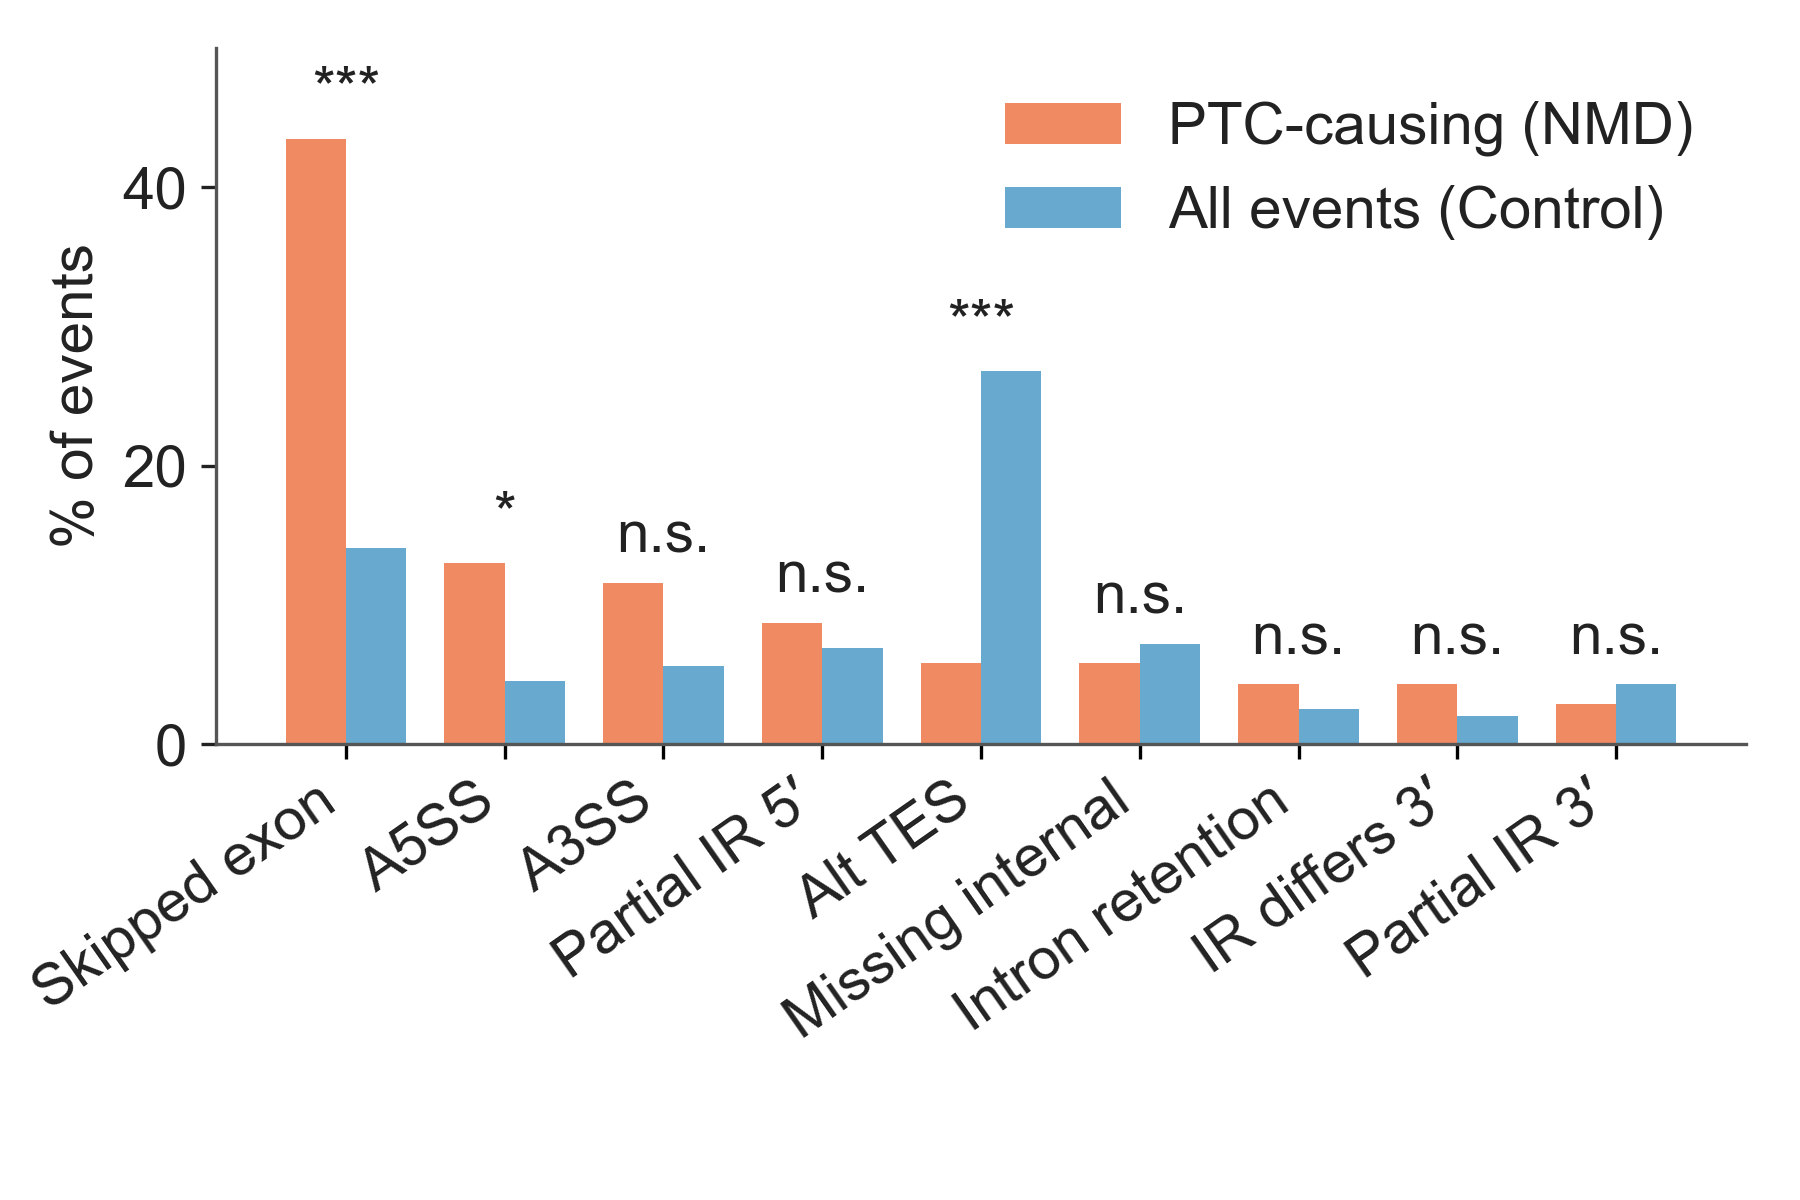

Reproduce this figure in Python.
"""
Figure 3 Panel E — PTC-introducing event attribution.

Paired barplot: among events Isopair attributes as the cause of a PTC in
NMD comparators (NMD-causing), and among ALL splice events in Control
comparators (the background), what fraction is each event type?

Headline: skipped exon (SE) accounts for 57.0% of PTC-causing events vs
13.2% of Control events (~4× enrichment, p ≈ 2×10⁻²⁰³). A3SS (2.2×) and
A5SS (2.5×) are also significantly enriched among PTC-causing events;
terminal events (Alt TES) and 5'UTR-side partial-IR are depleted.

Scope: ENST-only effectively_ptc (n=1,489 NMD comparators; 1,434 with direct
event attribution) vs all detailed_events in ENST-only pop_traceable Control
(3,218 events across 1,286 c4 pairs). Attribution is ref-AUG-derived
uniformly — populated by 05r_ref_atg_analysis.R for ALL effectively_ptc
pairs (no TD2-PTC-stop path).

Data:
  ./data/panelE_ptc_event_attribution.tsv
    Columns: event_type, n_ptc_events, pct_of_ptc, n_ctrl_events, pct_ctrl,
             enrichment, fisher_p, direction
    Source: panel_e_compute.R; output of ref-AUG-derived attribution.

Style: HEADER_FS=18 bold, BODY_FS=14 regular. PTC-causing (NMD-attributed)
coral, Control all-events light blue — matches Panels A/B/C/D.
"""

import sys
from pathlib import Path

import matplotlib.pyplot as plt
import numpy as np
import pandas as pd

HERE = Path(__file__).resolve()
LIB = HERE.parents[2] / "lib"
sys.path.insert(0, str(LIB))

plt.rcParams["font.family"] = "sans-serif"
plt.rcParams["font.sans-serif"] = ["Arial", "Helvetica Neue", "Helvetica", "DejaVu Sans"]
plt.rcParams["pdf.fonttype"] = 42
plt.rcParams["ps.fonttype"] = 42

HEADER_FS = 18
BODY_FS = 14

C_NMD = "#ef8a62"
C_CTRL = "#67a9cf"
C_TITLE = "#222222"
C_AXIS = "#555555"

EVENT_LABELS = {
    "SE": "Skipped exon",
    "Alt_TSS": "Alt TSS",
    "Alt_TES": "Alt TES",
    "IR": "Intron retention",
    "A5SS": "A5SS",
    "A3SS": "A3SS",
    "Partial_IR_5": "Partial IR 5′",
    "Partial_IR_3": "Partial IR 3′",
    "IR_diff": "IR differs",
    "IR_diff_5": "IR differs 5′",
    "IR_diff_3": "IR differs 3′",
    "Missing_Internal": "Missing internal",
}


from p_to_stars import p_to_stars as sig_stars  # noqa: E402 — unified 4-tier scheme


def load_data():
    df = pd.read_csv(HERE.parent / "data" / "panelE_ptc_event_attribution.tsv", sep="\t")
    df = df.sort_values("pct_of_ptc", ascending=False).reset_index(drop=True)
    df["label"] = df["event_type"].map(EVENT_LABELS).fillna(df["event_type"])
    df["stars"] = df["fisher_p"].apply(sig_stars)
    return df


def build_figure(df):
    # Composite cell target: 6.0 × 4.0 in (1.5:1). 11 rotated categories + title+subtitle.
    fig, ax = plt.subplots(figsize=(6, 4))

    n = len(df)
    x = np.arange(n)
    bw = 0.38

    ax.bar(x - bw / 2, df["pct_of_ptc"], bw,
           color=C_NMD, edgecolor="none", label="PTC-causing (NMD)")
    ax.bar(x + bw / 2, df["pct_ctrl"], bw,
           color=C_CTRL, edgecolor="none", label="All events (Control)")

    y_max = max(df["pct_of_ptc"].max(), df["pct_ctrl"].max())
    star_pad = y_max * 0.03
    for i, row in df.iterrows():
        top = max(row["pct_of_ptc"], row["pct_ctrl"]) + star_pad
        ax.text(i, top, row["stars"], ha="center", va="bottom",
                fontsize=BODY_FS, color=C_TITLE)

    ax.set_xticks(x)
    ax.set_xticklabels(df["label"], rotation=35, ha="right",
                       fontsize=BODY_FS, color=C_TITLE)
    ax.tick_params(axis="y", labelsize=BODY_FS, colors=C_TITLE)

    ax.set_ylabel("% of events", fontsize=BODY_FS, color=C_TITLE)

    # No in-panel title / subtitle — caption / composite letter label carries it.
    # The "PTCs identified: 1,489 NMD | 207 Control" (ENST-only) provenance
    # line moves to the figure caption per the grant titleless convention.

    ax.set_ylim(0, y_max * 1.15)

    for side in ("top", "right"):
        ax.spines[side].set_visible(False)
    for side in ("bottom", "left"):
        ax.spines[side].set_color(C_AXIS)
        ax.spines[side].set_linewidth(0.8)

    legend = ax.legend(fontsize=BODY_FS, loc="upper right", frameon=False)
    for text in legend.get_texts():
        text.set_color(C_TITLE)

    fig.subplots_adjust(left=0.12, right=0.97, bottom=0.38, top=0.96)
    return fig


def main():
    df = load_data()
    fig = build_figure(df)
    from validate_figure_layout import validate_figure_layout
    validate_figure_layout(fig, fig.axes[0], verbose=True)
    out_dir = HERE.parent
    fig.savefig(out_dir / "figure3_panelE_ptc_event_attribution.pdf",
                facecolor="white")
    fig.savefig(out_dir / "figure3_panelE_ptc_event_attribution.png",
                dpi=300, facecolor="white")
    print("Saved: figure3_panelE_ptc_event_attribution.pdf and .png")


if __name__ == "__main__":
    main()
